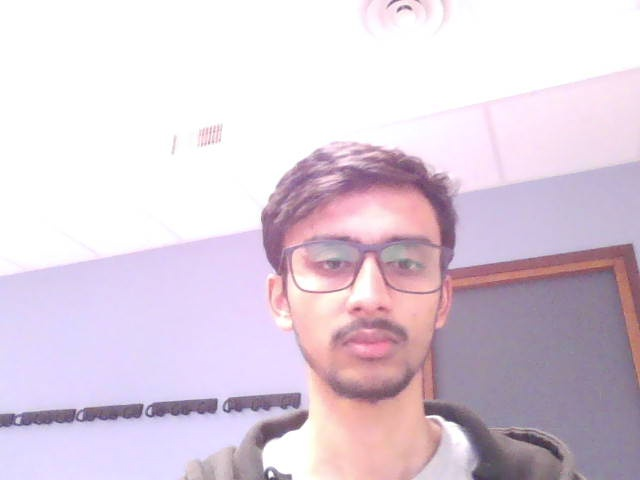
#> input picture dataset/images/face_0.jpg, 640 x 480 px, found by its file name; its folder holds 4 pictures in this run
$ python traindataset.py
#> lines starting #> are read from the running program, lines starting #| are printed output that depends on the picture
import cv2
import os
import numpy as np

# Update the path to your image directory
image_directory = r'D:\Masters\SEM 2\SAI2\CODE SAI\dataset\images'  # Use the correct absolute path

# Prepare data
face_images = []
labels = []

# Iterate through images and collect face data
for image_name in os.listdir(image_directory):
    if image_name.endswith(('.jpg', '.png', '.jpeg')):
        img_path = os.path.join(image_directory, image_name)
        image = cv2.imread(img_path)
#> image is the input picture: shape (480, 640, 3); mean B, G, R 220.3, 206.4, 221.8

        # Convert to grayscale
        gray = cv2.cvtColor(image, cv2.COLOR_BGR2GRAY)
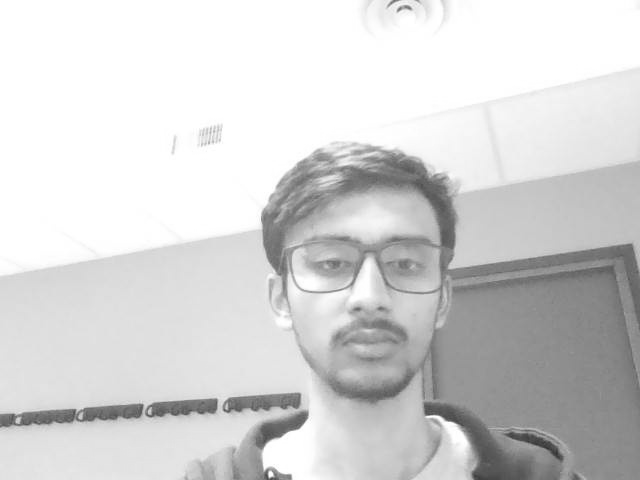
#> gray: shape (480, 640); min 50, max 255, mean 212.6

        # Add to data lists
        face_images.append(gray)

        # Assuming your label is the same for all captured images
        labels.append(0)  # You can set a specific label if needed
#> pass 2 of the loop `for image_name in os.listdir(image_directory):`:
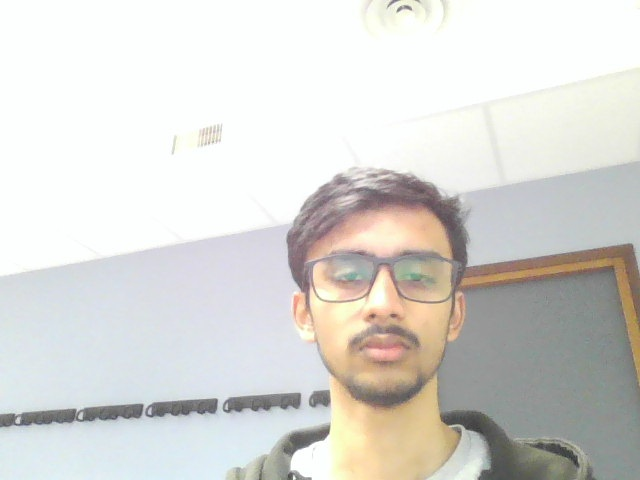
#> input picture dataset/images/face_1.jpg, 640 x 480 px, found by its file name
#> image is the input picture: shape (480, 640, 3); mean B, G, R 212.1, 216.1, 217
#> `gray = cv2.cvtColor(image, cv2.COLOR_BGR2GRAY)`:
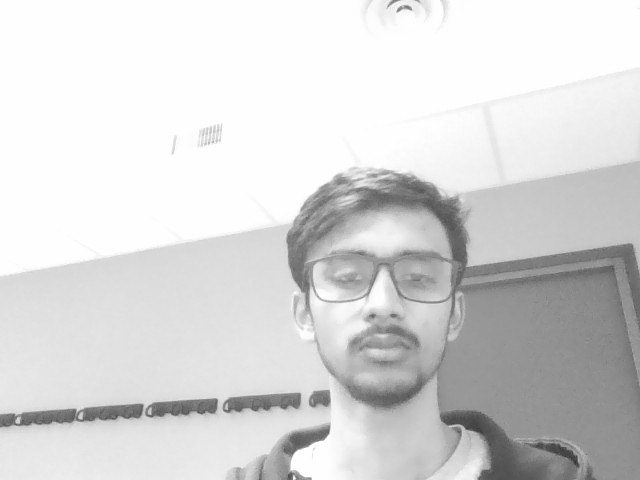
#> gray: shape (480, 640); min 47, max 255, mean 215.8
#> pass 3 of the loop `for image_name in os.listdir(image_directory):`:
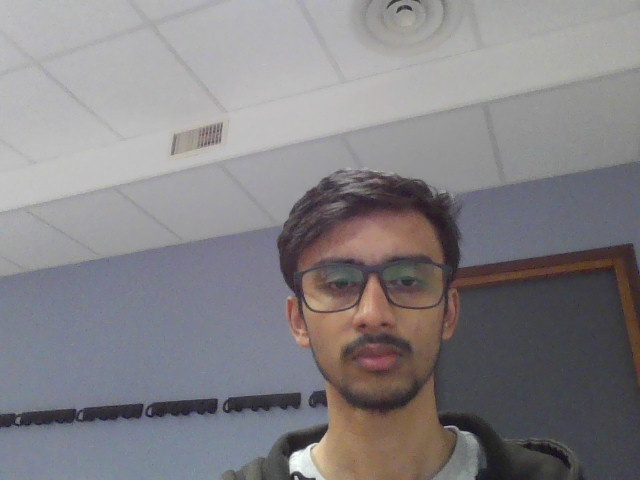
#> input picture dataset/images/face_10.jpg, 640 x 480 px, found by its file name
#> image is the input picture: shape (480, 640, 3); mean B, G, R 132.7, 129.3, 132.2
#> `gray = cv2.cvtColor(image, cv2.COLOR_BGR2GRAY)`:
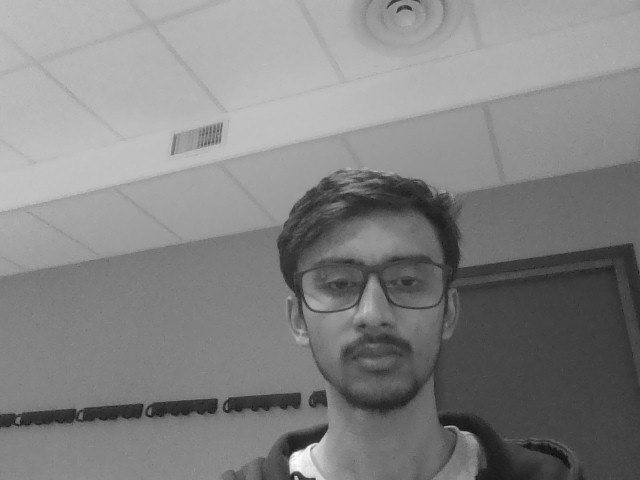
#> gray: shape (480, 640); min 15, max 254, mean 130.5
#> the loop made 4 passes; the first 3 are shown

# Convert to numpy arrays
X_train = np.array(face_images)
y_train = np.array(labels)

# Create a Local Binary Patterns Histogram face recognizer
recognizer = cv2.face.LBPHFaceRecognizer_create()

# Train the recognizer
recognizer.train(X_train, y_train)

# Save the model to a file
recognizer.save("face_model.xml")

print("Model trained and saved as face_model.xml.")
